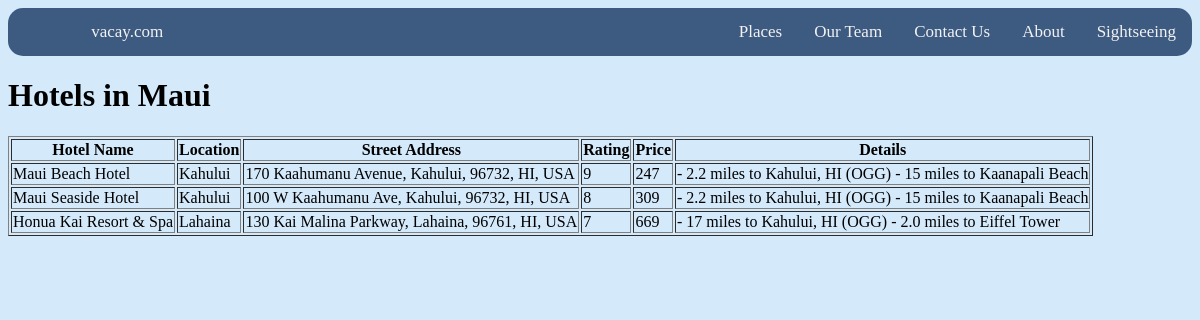
Page /hawaii.php on the committed database.
### tables this page shows
CREATE TABLE `catalog` (
  `City` text NOT NULL,
  `Hotel Name` text NOT NULL,
  `Location` text NOT NULL,
  `Street Address` text NOT NULL,
  `Rating` int(11) NOT NULL,
  `Price` int(11) NOT NULL,
  `Details` text NOT NULL
);

### hawaii.php (the view, shortened to what this page needs)
<?php
require_once 'login.php';
$conn=mysqli_connect($host,$user,$pass,$db);
$result = mysqli_query($conn,"SELECT * FROM catalog where City ='Maui, Hawaii'");
echo "<table border='1'>
<tr>
<th>Hotel Name</th>
<th>Location</th>
<th>Street Address</th>
<th>Rating</th>
<th>Price</th>
<th>Details</th>
</tr>";
while($row = mysqli_fetch_array($result))
{
echo "<tr>";
echo "<td>" . $row['Hotel Name'] . "</td>";
echo "<td>" . $row['Location'] . "</td>";
echo "<td>" . $row['Street Address'] . "</td>";
echo "<td>" . $row['Rating'] . "</td>";
echo "<td>" . $row['Price'] . "</td>";
echo "<td>" . $row['Details'] . "</td>";
echo "</tr>";
}
echo "</table>";
?>

### stylesheet.css (style rules this page uses)
.topnav { background-color: #3d5a80; overflow: hidden; border-radius: 15px; }
.topnav a { float: right; color: #f2f2f2; text-align: center; padding: 14px 16px; text-decoration: none; font-size: 17px; font-family: League Gothic; }
.dropdown { float: right; overflow: hidden; border-radius: 15px; }
.dropdown .dropbtn { border: none; outline: none; color: #f2f2f2; padding: 14px 16px; background-color: inherit; font-size: 17px; font-family: League Gothic; margin: 0; }

### rows in the picture
catalog: Hotel Name "Maui Beach Hotel", Location "Kahului", Street Address "170 Kaahumanu Avenue, Kahului, 96732, HI, USA", Rating "9", Price "247", Details "- 2.2 miles to Kahului, HI (OGG) - 15 miles to Kaanapali Beach"
catalog: Hotel Name "Maui Seaside Hotel", Location "Kahului", Street Address "100 W Kaahumanu Ave, Kahului, 96732, HI, USA", Rating "8", Price "309", Details "- 2.2 miles to Kahului, HI (OGG) - 15 miles to Kaanapali Beach"
catalog: Hotel Name "Honua Kai Resort & Spa", Location "Lahaina", Street Address "130 Kai Malina Parkway, Lahaina, 96761, HI, USA", Rating "7", Price "669", Details "- 17 miles to Kahului, HI (OGG) - 2.0 miles to Eiffel Tower"
